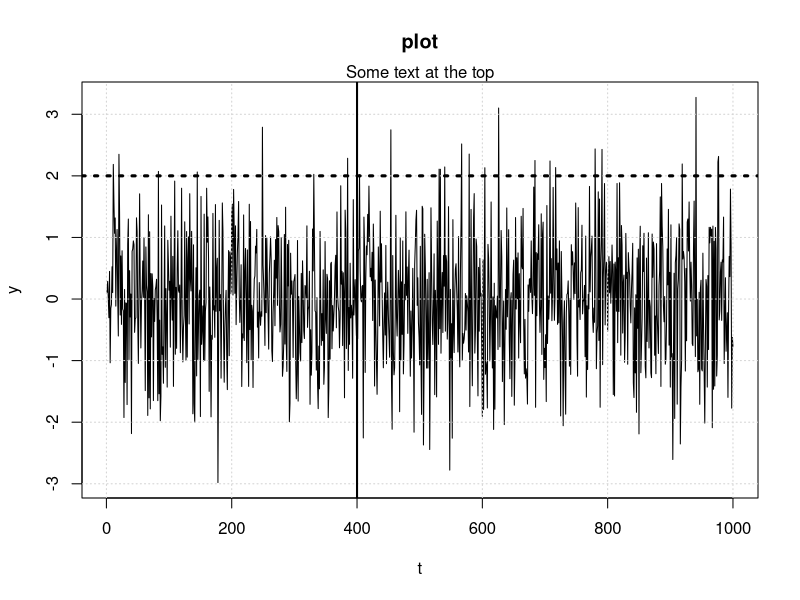

R code for this plot:
ls()
mat <- matrix(c(1,2,3,4,5,6),2,3,"true")
dimnames(mat) <- list(c('r1','r2'),c('c1','c2','c3'))

y = c(1,2,3)
t = c(1,2,3)
z = c('a','b','c','d')

x = list(y,z)


my_list <- list(a = c(1, 2, 3, 4, 5),
b = matrix(1:10, nrow = 2, ncol = 5),
c = data.frame(price = c(89.3, 98.2, 21.2),
stock = c("MOT", "IBM", "CSCO")),
stringsAsFactors=FALSE)

b = my_list[1]

env = new.env()

env[['first']] = 5
env[['second']] = 3
env$third = 7


plot(rnorm(1e3),type ='l',main='plot',xlab='t',ylab = 'y',cex.main=1.2) # plots a line plot
grid()
abline(v = 4e2,lwd =2,lty = 1)
abline(h=2,lwd = 3,lty = 3)
mtext("Some text at the top", side = 3)
#legend(40, -1, "A legend",box.col = 'black',bg = 'white',border ='black')

w = rnorm(1000,mean=0,sd = 1)
print(seq(1,10,1))
puff = .5
if (puff<1){
  print("yay")
} else{
  print('oy')
}

for (i in 1:10) {
  cat(c('i is ',i))
}
yy = list()
for (z in c('a','b')) yy[[z]] = z
# Create a 2-row, 2-column format figure
#par(mfrow = c(2, 2))
# First plot (points).
#plot(rnorm(100), main = "Graph 1")
# Second plot (lines).
#plot(rnorm(100), main = "Graph 2", type = "l")
# Third plot (steps) with a vertical line
#plot(rnorm(100), main = "Graph 3", type = "s")
#abline(v = 50, lwd = 4)
# Fourth plot
#plot(rnorm(100), type = "h", main = "Graph 4")
# Reset the plot window
#par(mfrow = c(1, 1))
